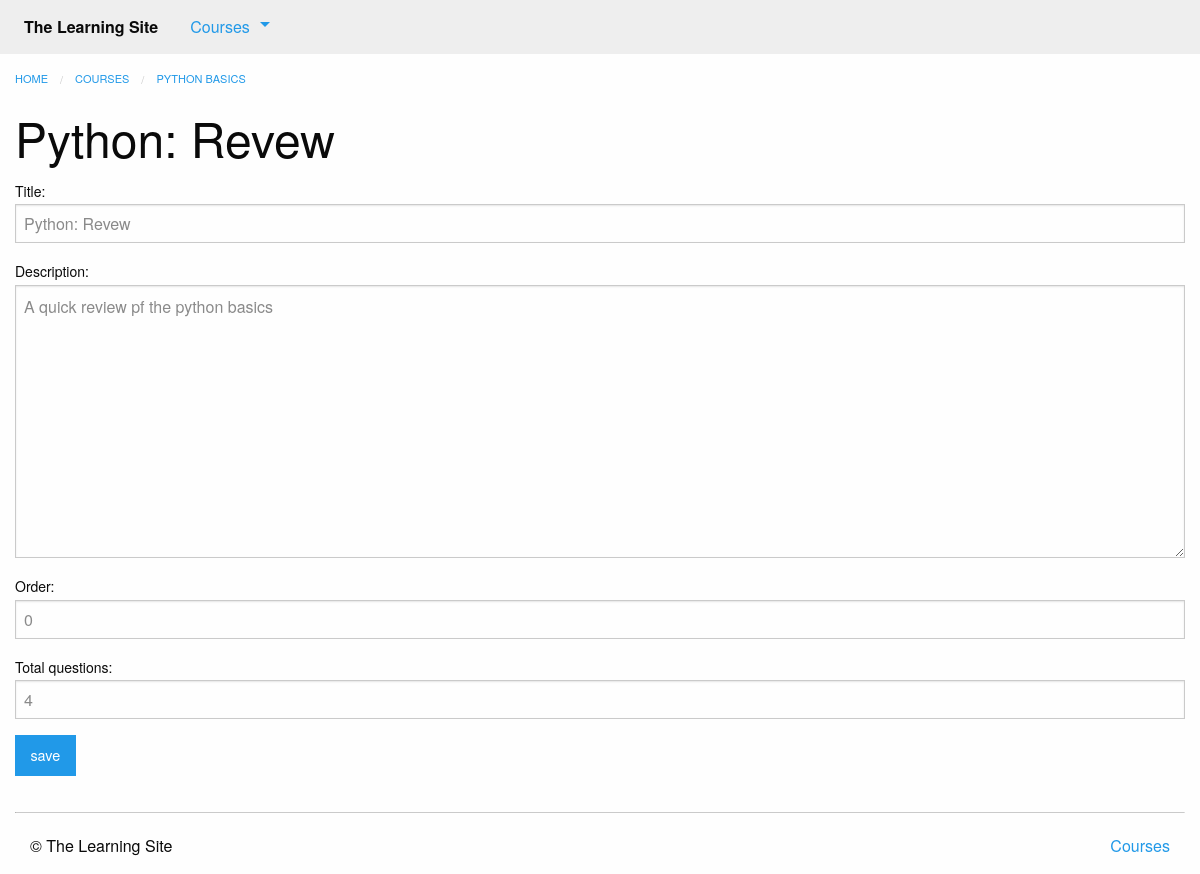
The app's page /courses/1/edit_quiz/1/ (signed in), older data.
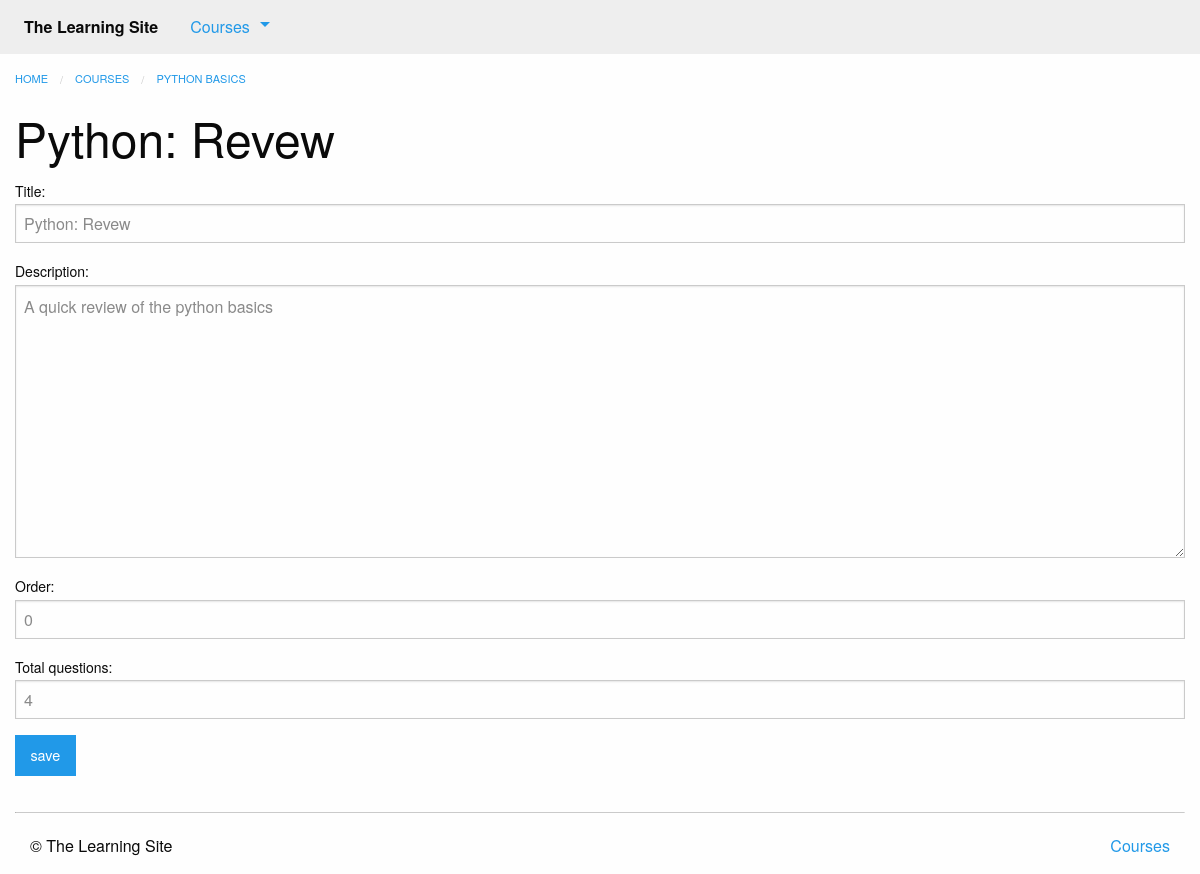
The same page, newer data.
### courses/models.py (models this page shows, shortened)
class Step(models.Model):
    title = models.CharField(max_length=255)
    description = models.TextField()
    order = models.IntegerField(default=0)
    course = models.ForeignKey(Course, on_delete=models.CASCADE)
    class Meta:
        abstract = True
        ordering = ['order', ]

class Quiz(Step):
    total_questions = models.IntegerField(default=4)
    class Meta:
        verbose_name_plural = "Quizzes"

### courses/views.py (the view)
# urls.py: path('<int:course_pk>/edit_quiz/<int:quiz_pk>/', views.quiz_edit, name='edit_quiz'),
@login_required
def quiz_edit(request, course_pk, quiz_pk):
    quiz = get_object_or_404(models.Quiz, pk=quiz_pk, course_id=course_pk)
    form = forms.QuizForm(instance=quiz)
    if request.method == 'POST':
        form = forms.QuizForm(instance=quiz, data=request.POST)
        if form.is_valid():
            form.save()
            messages.success(request, 'updated {}'.format(form.instance.title))
            return HttpResponseRedirect(quiz.get_absolute_url())
    return render(request, 'courses/quiz_form.html', {'form': form, 'course': quiz.course})

### courses/forms.py
class QuizForm(ModelForm):
    class Meta:
        model = models.Quiz
        fields = [
            'title',
            'description',
            'order',
            'total_questions'
        ]

### courses/templatetags/course_extras.py (called while the page is built)
@register.inclusion_tag('courses/course_nav.html')
def nav_courses_list():
    courses = Course.objects.all()[:5]
    return {'courses': courses}

### courses/templates/courses/quiz_form.html (shortened to what this page needs)
{% extends 'courses/layout.html' %}
{% block breadcrumbs %}
    <li><a href="{% url 'courses:detail' pk=course.pk %}">{{ course.title }}</a></li>
{% endblock %}
{% block content %}
<div class="row columns">
    {{ block.super }}
    <h1> {{ form.instance.title | default:"Make a new quiz" }} </h1>
    <form method="POST" action="">
        {{ form.as_p }}
        <input type="submit" class="button" value="save">
    </form>
</div>
{% endblock %}

Row changes from the older to the newer data that the page shows:
changed Quiz "Python: Revew": description "A quick review pf the python basics" → "A quick review of the python basics"
